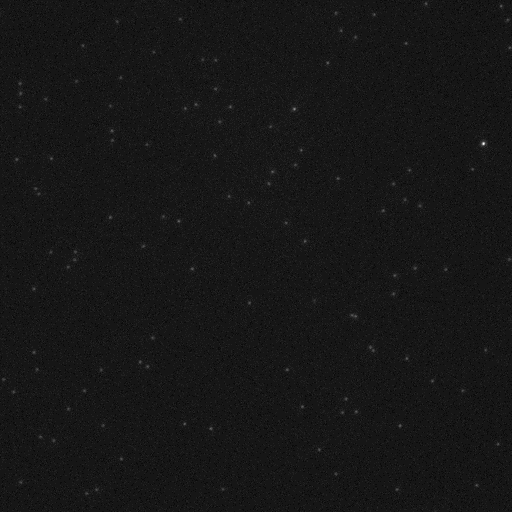
#> input picture Sample Data/3A.tif, 512 x 512 px, found by its file name
$ jupyter execute 20230905-nanotube-identification-and-length-measurement.ipynb
#> lines starting #> are read from the running program, lines starting #| are printed output that depends on the picture; after the words box and inside, x2 and y2 are one past the last pixel; in counts of white or black regions, pixels touching at a corner belong together
[cell 1]
import numpy as np
import pandas as pd
import matplotlib.pyplot as plt

from skimage import measure
from skimage.measure import label, regionprops
from scipy.ndimage import binary_dilation

[cell 2]
img1 = plt.imread('./3A.tif')
#> img1 is the input picture: shape (512, 512) uint16; min 1011, max 6856, mean 1419.6

img2 = plt.imread('./3B.tif')
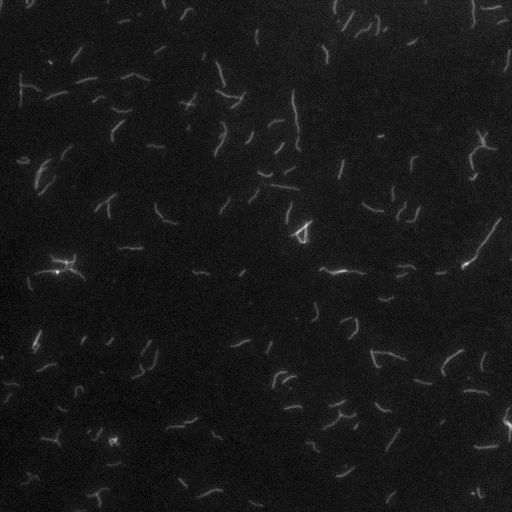
#> input picture Sample Data/3B.tif, 512 x 512 px, found by its file name
#> img2 is the input picture: shape (512, 512) uint16; min 1115, max 7406, mean 1750.7

[cell 3]
fig = plt.figure(figsize=(10, 5), dpi = 80)

plt.subplot(1, 2, 1)
plt.title("Seed (Raw)")
plt.imshow(img1, cmap="gray")

plt.subplot(1, 2, 2)
plt.title("Tube (Raw)")
plt.imshow(img2, cmap="gray")

plt.tight_layout()
plt.show()

[cell 4]
binary = img2 > (img2.mean() + 2*img2.std())
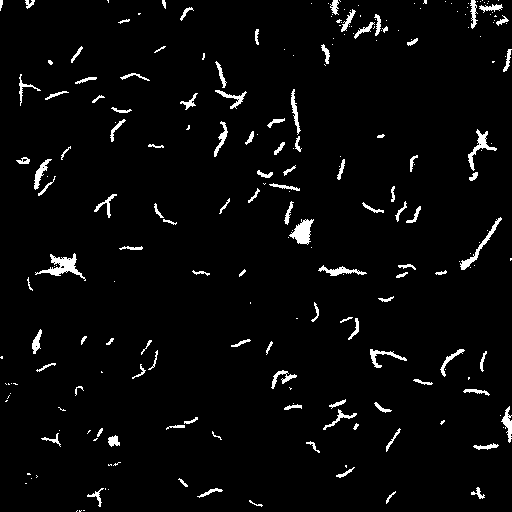
#> binary: shape (512, 512) bool; 3.4% white; 229 white regions (118 under 20 px)

fig = plt.figure(figsize=(10, 5), dpi = 80)

plt.subplot(1, 2, 1)
plt.title("Tube (Raw)")
plt.imshow(img2, cmap="gray")

plt.subplot(1, 2, 2)
plt.title("Tube (Binary)")
plt.imshow(binary, cmap="gray")

plt.tight_layout()
plt.show()

[cell 5]
# use labeling function to identify connected blobs
label_im = label(binary)
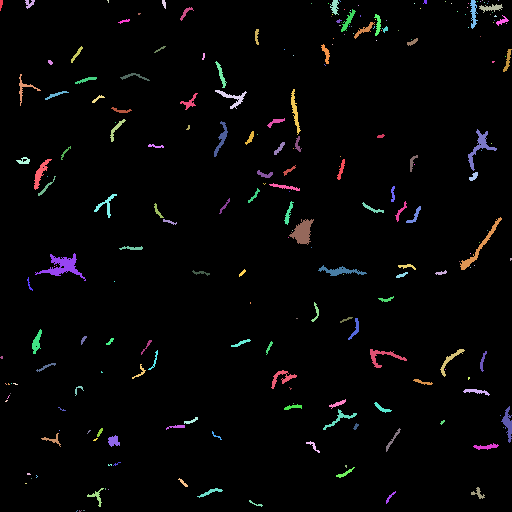
#> label_im: shape (512, 512) int32; 230 distinct labels, from 0 to 229; one colour per label, 0 black
tube_lists = regionprops(label_im)
#> tube_lists = 229 regions; largest, box (x1, y1, x2, y2) and area: (35, 253, 86, 281) 453, (289, 219, 314, 245) 358, (460, 217, 502, 270) 284, (468, 129, 497, 171) 279, (318, 265, 367, 276) 214

tube_lists = [i for i in tube_lists if i.area > 10 and i.area < 250]
#> tube_lists = 114 regions; largest, box (x1, y1, x2, y2) and area: (318, 265, 367, 276) 214, (370, 349, 407, 368) 195, (34, 159, 52, 190) 180, (501, 406, 512, 443) 179, (215, 90, 247, 109) 166

[cell 6]
figure = plt.figure(figsize=(8, 8), dpi = 80)

ax = plt.subplot(1,1,1)

plt.imshow(binary, cmap="gray")

ctr = 0
for i in tube_lists:
#     print(ctr, i.area)
    minr, minc, maxr, maxc = i.bbox
    rect = plt.Rectangle((minc, minr), maxc - minc, maxr - minr,
                              fill=False, edgecolor='red', linewidth=2, alpha=.8)
    ax.add_patch(rect)
    ax.set_axis_off()
    ctr += 1
#> this loop made 114 passes
#> (minr, minc, maxr, maxc) on passes 1 to 12: (0, 0, 11, 3), (0, 25, 9, 35), (0, 162, 9, 166), (0, 330, 15, 339), (0, 423, 4, 427), (0, 470, 29, 478), (4, 479, 13, 503), (7, 180, 21, 194), (9, 341, 32, 356), (14, 374, 36, 381), (15, 496, 26, 509), (19, 118, 24, 130)
#> after the loop, ctr = 114

plt.tight_layout()
plt.show()
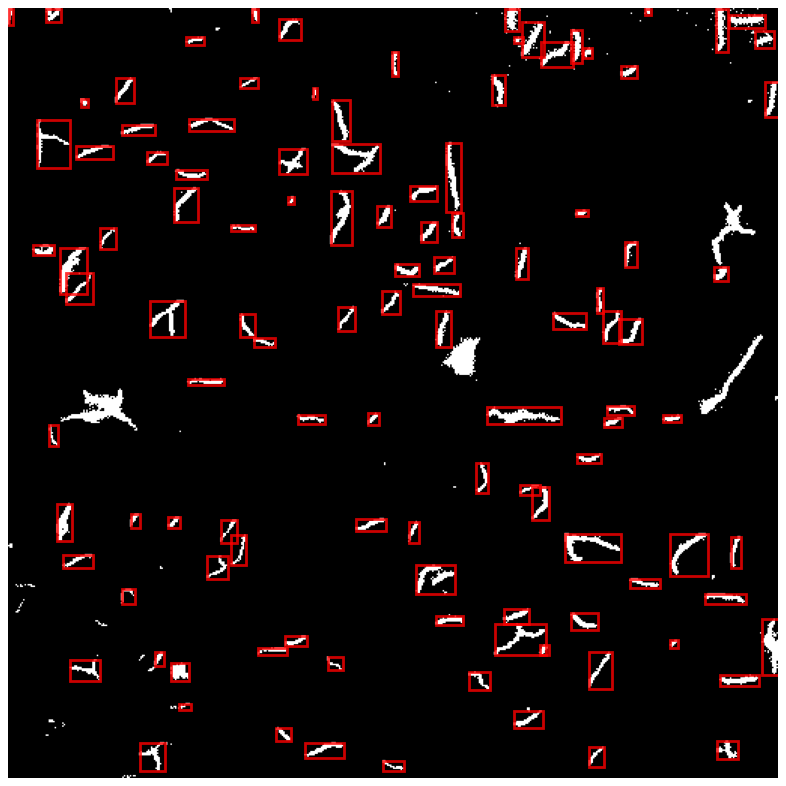
#> figure drawn by matplotlib, 1 panel

[cell 7]
tube = tube_lists[16]
minr, minc, maxr, maxc = tube.bbox
#> minr = 38; minc = 407; maxr = 46; maxc = 418

cropped = img2[minr:maxr, minc:maxc]

contours = measure.find_contours(tube.image, .5, fully_connected = 'high')
#> contours = 4 point arrays, longest 13 points
contours

plt.imshow(cropped, cmap = "gray")

plt.imshow(tube.image, cmap = "gray", alpha = .3)

for contour in contours:
    plt.scatter(contour[:, 1], contour[:, 0], linewidth=5)
#> this loop made 4 passes
#> contour on passes 3 to 4: [[7, 0.5], [6.5, 0]], [[7, 2.5], [6.5, 2], [7, 1.5]]
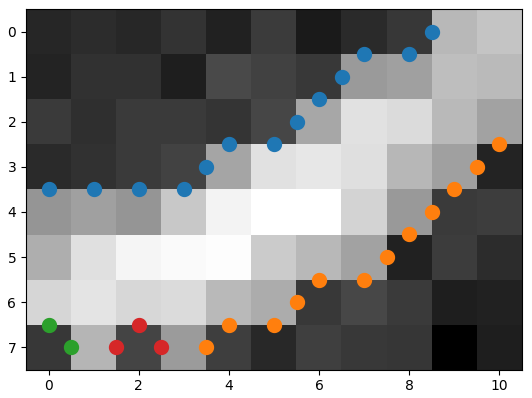
#> figure drawn by matplotlib, 1 panel

[cell 8]
from scipy.ndimage import gaussian_filter

plt.imshow(tube.image, cmap = "gray")
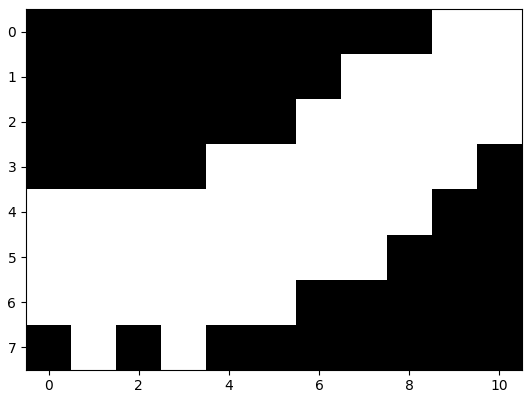
#> figure drawn by matplotlib, 1 panel

[cell 9]
plt.imshow(gaussian_filter(tube.image, sigma = 0.1), cmap = "gray")

[cell 10]
from skimage.morphology import skeletonize
from skimage import data
import matplotlib.pyplot as plt
from skimage.util import invert

# Invert the horse image
image = invert(data.horse())
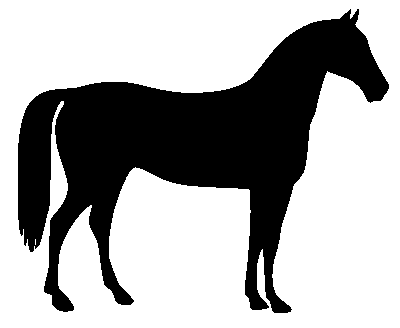
#> input picture skimage.data.horse(), 400 x 328 px
#> image: shape (328, 400) bool; 33.1% white; 1 white region, box (x1, y1, x2, y2) and area: (18, 9, 389, 313) 43412

# perform skeletonization
skeleton = skeletonize(image)
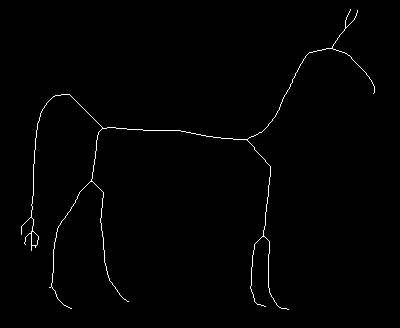
#> skeleton: shape (328, 400) bool; 0.91% white in thin lines or dots, all inside (x1, y1, x2, y2) = (21, 9, 375, 310)

# display results
fig, axes = plt.subplots(nrows=1, ncols=2, figsize=(8, 4),
                         sharex=True, sharey=True)

ax = axes.ravel()

ax[0].imshow(image, cmap=plt.cm.gray)
ax[0].axis('off')
ax[0].set_title('original', fontsize=20)

ax[1].imshow(skeleton, cmap=plt.cm.gray)
ax[1].axis('off')
ax[1].set_title('skeleton', fontsize=20)

fig.tight_layout()
plt.show()

[cell 11]
tube = tube_lists[16] # perfect: 7 16 17 18 ... ; branched: 8 13
minr, minc, maxr, maxc = tube.bbox

cropped = img2[minr:maxr, minc:maxc]

fig = plt.figure(figsize=(8, 15), dpi = 100)

plt.subplot(1,3,1)
plt.imshow(cropped, cmap = "gray")

skeleton = skeletonize(tube.image)

plt.subplot(1,3,2)
plt.imshow(skeleton, cmap = "gray")

contours = measure.find_contours(skeleton, .5, fully_connected = 'high')
#> contours = 1 point arrays, longest 30 points

plt.subplot(1, 3, 3)
plt.imshow(cropped, cmap = "gray")

for contour in contours:
    plt.scatter(contour[:, 1], contour[:, 0], s=15)
#> this loop made 1 pass

plt.tight_layout()
plt.show()
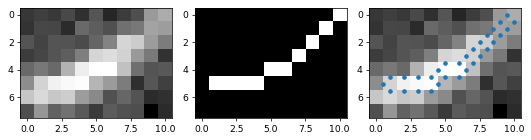
#> figure drawn by matplotlib, 3 panels

[cell 12]
def dist(x1, y1, x2, y2):
    return np.sqrt((x1-x2)**2+(y1-y2)**2)

def contour_length(data):
    val = 0
    for i in range(len(data)):
        if i != len(data) - 1:
            val += dist(data[i, 0], data[i, 1], data[i+1, 0], data[i+1, 1])
#> this loop made 30 passes
#> val on passes 1 to 12: 0.707, 1.41, 2.12, 2.83, 3.54, 4.24, 4.95, 5.66, 6.66, 7.36, 8.07, 9.07
#> after the loop, val = 22.85
#         else:
#             val += dist(data[i, 0], data[i, 1], data[0, 0], data[0, 1])
    return val/2

contour_length(contour)
#> Out = 11.42

[cell 13]
lengths = []

for tube in tube_lists:

    skeleton = skeletonize(tube.image)
    contours = measure.find_contours(skeleton, .5, fully_connected = 'high')
    ct_length = np.sum([contour_length(contour) for contour in contours])
    lengths.append(ct_length)
#> this loop made 114 passes
#> (contours, ct_length) on passes 1 to 12: (2 point arrays, longest 12 points, 7.06), (2 point arrays, longest 26 points, 15.9), (2 point arrays, longest 11 points, 7.83), (8 point arrays, longest 18 points, 28.03), (2 point arrays, longest 6 points, 3.47), (5 point arrays, longest 76 points, 43.33), (3 point arrays, longest 46 points, 39.97), (1 point arrays, longest 53 points, 20.44), (1 point arrays, longest 95 points, 37.04), (1 point arrays, longest 55 points, 23.19), (1 point arrays, longest 49 points, 19.31), (2 point arrays, longest 15 points, 11.89)
#> after the loop, lengths = 114 values, max 64.28 at index 80, min 3.47 at index 4, mean 21.87

[cell 14]
plt.hist(lengths, bins = 30)
plt.show()
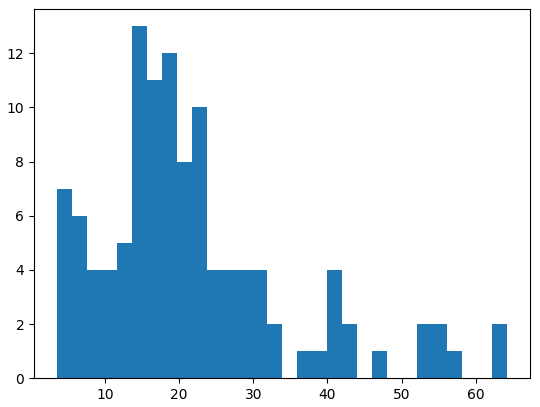
#> figure drawn by matplotlib, 1 panel; tallest bar 13 high, from x = 13.61 to 15.64
